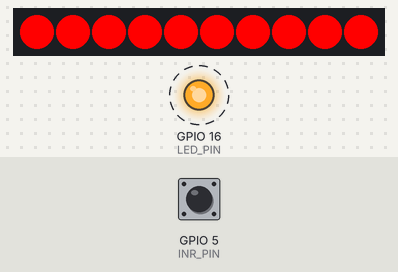
This sketch was run on a simulated ESP32. On the bench: 10 RGB LEDs in strip order, left to right, output pins drawn as LEDs (lit = HIGH). Dashed ring = blinking. The inputs (shaded band) are chosen by the test bench; at power-on: GPIO 5 (INR_PIN) HIGH. What the sketch prints to the serial monitor is not drawn.

Above: at 1.1 s.
At 1.6 s:
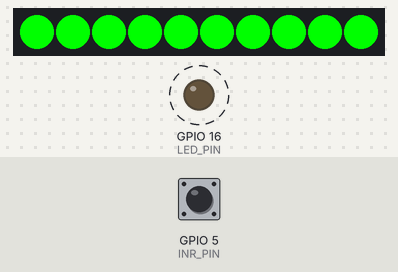
At 2.1 s:
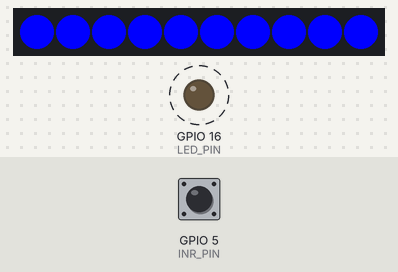
Timing chart, 0 to 40.0 s (numbered marks = the images above):
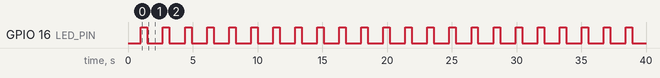

Measured:
- by itself, GPIO 16 (LED_PIN): alternates HIGH for 0.50 s and LOW for 1.2 s
- by itself, everything shown: repeats every 1.7 s, in 4 steps
- what the display in image 0 shows lasts 0.5 s, from 1.0 s to 1.5 s

The sketch:

SimpleTests.ino
```cpp
// SimpleTest.ino -- Discovery of how EPS8266 really works.
//
// Here is what is known:
//  1. DO NOT USE the "D" numbers such as D0, D1, etc when specifing pins.
//  2. Pins seem to always be specified with the G numbers...
//  3. If you want a serial port to upload code and debug,
//     DO NOT USE D9 and D10 for any circuirty.
//  4. D0/G16 is connected to the on-board LED.
//  5. D0/G16 cannot be used for PWM or Interrupts!
//  6. D0/G16 cannot be used for NEO pixels!
//  7. D0/G16 can be used to turn on/off a simple LED
//  8. D1, D2, D3, D4, D5, D6, D7, D8, and SS3 all work with interrupts.

#include <Adafruit_NeoPixel.h>
#define INR_PIN  5 // D1/G5
//#define NEO_PIN 16 // D0/G16 ** This doesn't work
//#define NEO_PIN  4 // D2/G4  ** This works fine
#define NEO_PIN 10  //SD3/G10  ** This works fine
#define LED_PIN 16 // D0/G16
#define NPIXELS 10

Adafruit_NeoPixel pixels = Adafruit_NeoPixel(NPIXELS, NEO_PIN, NEO_GRB + NEO_KHZ800);
char lineout[100];

void setup() {
  // put your setup code here, to run once:
  Serial.begin(115200);
  delay(500);
  Serial.println("Starting Up.");
  delay(500);
  pixels.begin();
  show_color(255, 0, 0);
  pinMode(LED_PIN, OUTPUT);
  pinMode(INR_PIN, INPUT_PULLUP);
  attachInterrupt(INR_PIN, isr_count, CHANGE);
}

volatile long count = 0;
void loop() {
  sprintf(lineout, "Count = %ld", count);
  Serial.println(lineout);
  digitalWrite(LED_PIN, HIGH);
  //show_color(255, 0, 0);
  show_packed_color(0x00ff0000); // Should be red
  delay(500);
  digitalWrite(LED_PIN, LOW);
  //show_color(0, 255, 0);
  show_packed_color(0x0000ff00); // Should be green
  delay(500);
  //show_color(0, 0, 255);
  show_packed_color(0x000000ff); // Should be blue
  delay(500);
  //show_color(0, 0, 0);
  show_packed_color(0x00000000); // Off, so that we know when the rgb sequence starts
  delay(200);
}

void show_color(int r, int g, int b) {
  for (int i = 0; i < NPIXELS; i++) {
    pixels.setPixelColor(i, pixels.Color(r, g, b));
  }
  pixels.show();
}

void show_packed_color(uint32_t c) {
  for (int i = 0; i < NPIXELS; i++) {
    pixels.setPixelColor(i, c);
  }
  pixels.show();
}

IRAM_ATTR void isr_count() {
  count++;
}
```
